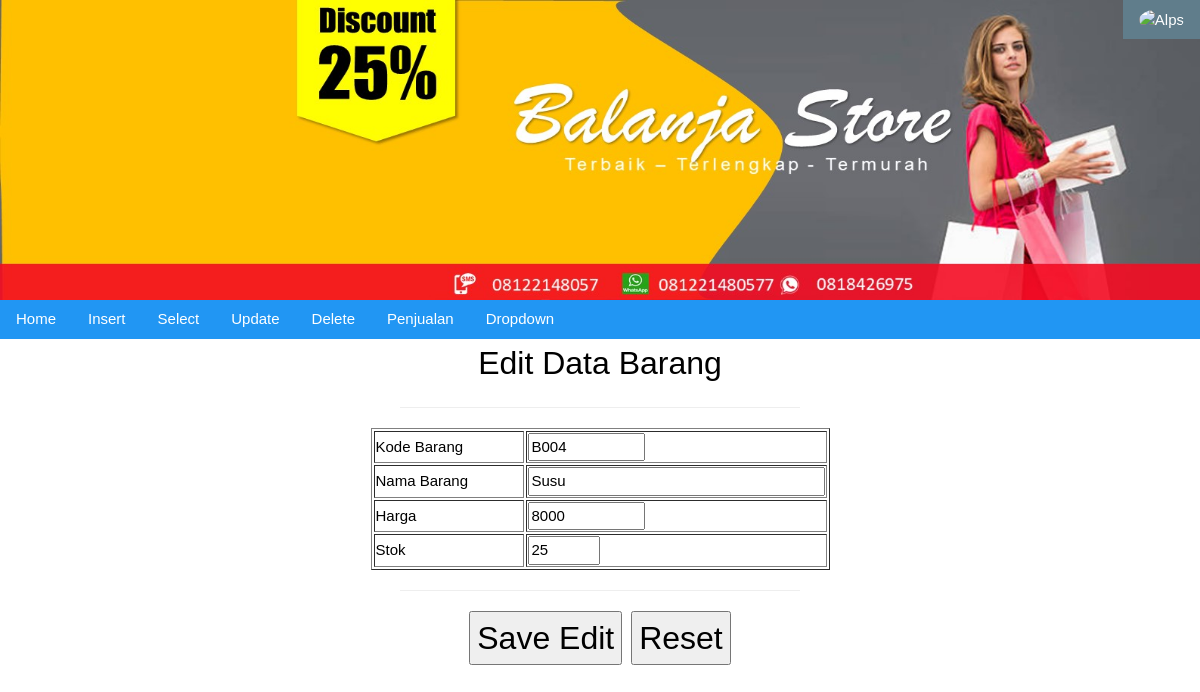
The page /admin/index.php?p=editbarang&kodebarang=B004 (signed in) on the database its author committed.
### tables this page shows
CREATE TABLE `barang` (
  `kodebarang` varchar(5) NOT NULL,
  `nama` varchar(20) NOT NULL,
  `harga` int(10) NOT NULL,
  `stok` int(10) NOT NULL
);

### admin/pages/editbarang.php (the view, shortened to what this page needs)
<?php
$kodebarang = $_GET['kodebarang'];
$sql = "SELECT * FROM barang where kodebarang = '$kodebarang' ";
$query = mysqli_query($conn, $sql);
$barang = mysqli_fetch_assoc($query);
 ?>
<form action="index.php?p=saveeditbarang" method="post">
    <center>
        <font size="6"> Edit Data Barang </font>
            <hr width="400">
            <table border="1">
                <tbody>
                    <tr>
                        <td width="150">Kode Barang</td>
                        <td width="100"><input name="kodebarang" value="<?php echo $barang['kodebarang']?>" readonly="" size="10"></td>
                    </tr>
                    <tr>
                        <td>Nama Barang</td>
                        <td><input name="nama" value="<?php echo $barang['nama']?>" size="30"></td>
                    </tr>
                    <tr>
                        <td>Harga</td>
                        <td><input name="harga" value="<?php echo $barang['harga']?>" size="10"></td>
                    </tr>
                    <tr>
                        <td>Stok</td>
                        <td><input name="stok" value="<?php echo $barang['stok']?>" size="5"></td>
                </tr>
            </tbody>
        </table>
            <hr width="400">
            <font size="6">
            <input type="submit" value="Save Edit">
            <input type="reset" value="Reset">
            </font>
    </center>
</form>

### assets/css/w3.css (style rules this page uses)
html { box-sizing:border-box }
*,*:before,*:after { box-sizing:inherit }
html { -ms-text-size-adjust:100%;-webkit-text-size-adjust:100% }
body { margin:0 }
hr { box-sizing:content-box;height:0;overflow:visible }
button,input,select,textarea,optgroup { font:inherit;margin:0 }
button,input { overflow:visible }
button,[type=button],[type=reset],[type=submit] { -webkit-appearance:button }
html,body { font-family:Verdana,sans-serif;font-size:15px;line-height:1.5 }
html { overflow-x:hidden }
hr { border:0;border-top:1px solid #eee;margin:20px 0 }

### rows shown on the page
barang: kodebarang "B004", nama "Susu", harga "8000", stok "25"
